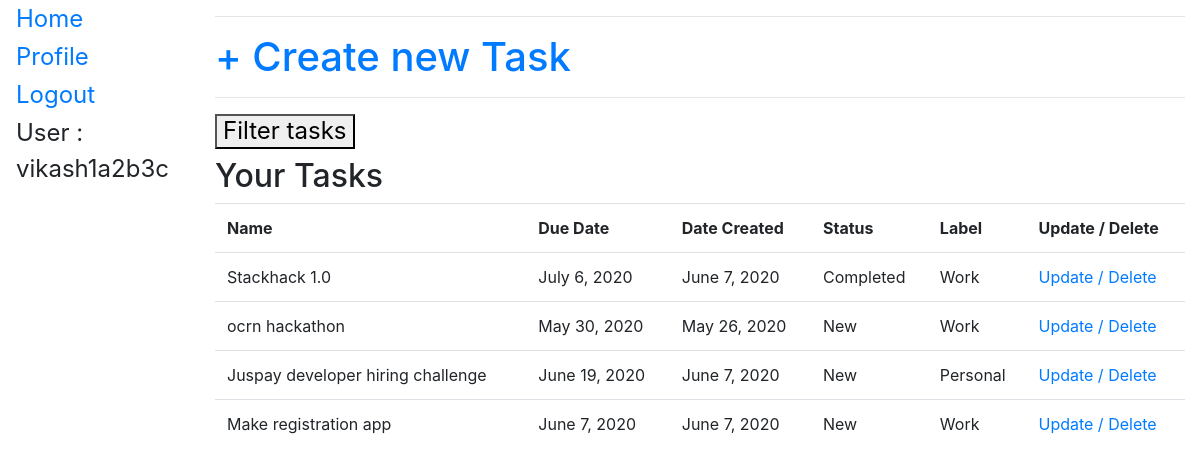
/webapp/user/ (signed in), run on the app's committed database.
### webapp/models.py (models this page shows, shortened)
class Task(models.Model):
    id = models.UUIDField(primary_key=True, default=uuid.uuid4, help_text='Unique ID for this task')
    name = models.CharField(max_length=200, help_text='Enter task name')
    due_date=models.DateField(help_text='Enter due date , format - mm/dd/yyyy ')
    date_created=models.DateField()
    user = models.ForeignKey(User, on_delete=models.SET_NULL,null=True)
    STATUS = (
        ('n', 'New'),
        ('p', 'Progress'),
        ('c', 'Completed'),
    )
    status = models.CharField(
        max_length=1,
        choices=STATUS,
        blank=True,
        default='n',
        help_text='Task status',
    )
    LABEL = (
        ('p', 'Personal'),
        ('w', 'Work'),
        ('s', 'Shopping'),
        ('o', 'Others'),
    )
    label = models.CharField(
        max_length=1,
        choices=LABEL,
        blank=True,
        default='p',
        help_text='Task Label',
    )

### webapp/views.py (the view)
# urls.py: path('user/', views.user_home.as_view(), name='user-home'),
class user_home(LoginRequiredMixin,generic.ListView):
    model = Task
    template_name ='webapp/user_home.html'
    def get_queryset(self):
        query = self.request.GET.get('q')
        status = self.request.GET.get('status')
        label = self.request.GET.get('label')
        due_date = self.request.GET.get('due_date')
        result=Task.objects.filter(user=self.request.user)
        if query :
            result=result.filter(Q(name__icontains=query))
        if status:
            result=result.filter(Q(status__icontains=status))
        if label:
            result=result.filter(Q(label__icontains=label))
        if due_date:
            result=result.filter(due_date__range=[date.today(),due_date])
        return result

### webapp/templates/webapp/user_home.html (shortened to what this page needs)
{% extends "base_generic.html" %}
{% block content %}
    <hr>
    <div class="page-header">
      <h1><a href="task/create/"> + Create new Task</a></h1>
    </div>
    <hr>
    <div>
      <h4><u><button onclick="show_filters()">Filter tasks</button></u></h4>
    </div>
    <h2>Your Tasks</h2>
    {% if task_list %}
      <table class="table">
        <tr>
          <th>Name</th>
          <th>Due Date</th>
          <th>Date Created</th>
          <th>Status</th>
          <th>Label</th>
          <th>Update / Delete</th>
        </tr>
        {% for task in task_list %}
          <tr>
            <td>{{task.name}}</td>
            <td>{{task.due_date}}</td>
            <td>{{task.date_created}}</td>
            <td>{{task.get_status_display}}</td>
            <td>{{task.get_label_display}}</td>
            <td><a href="task/{{task.id}}/update">Update</a><a href="task/{{task.id}}/delete"> / Delete</a></td>
          </tr>
        {% endfor %}
      </table>
    {% else %}
      <p>No tasks to show</p>
    {% endif %}
{% endblock %}
{% block script %}
{% load static %}
{% endblock %}

### webapp/templates/base_generic.html (shortened to what this page needs)
<!DOCTYPE html>
<html lang="en">
<head>
  <link rel="stylesheet" href="https://stackpath.bootstrapcdn.com/bootstrap/4.1.3/css/bootstrap.min.css">
  {% load static %}
  <link rel="stylesheet" href="{% static 'css/style.css' %}">
</head>
<body>
  <div class="container-fluid">
    <div class="row">
      <div class="col-sm-2" style="font-size:24px">
      {% block sidebar %}
        <table class="sidebar-nav">
          {% if user.is_authenticated %}
            <tr><td><a href="{% url 'user-home' %}">Home</a></td></tr>
            <tr><td><a href="{% url 'profile' %}">Profile</a></td></tr>
            <tr><td><a href="{% url 'logout'%}?next={%  url 'user-home' %}">Logout</a></td></tr>
            <tr><td>User : {{user.username}}</td></tr>
          {% else %}
          <tr><td><a href="{% url 'login'%}?next={%  url 'user-home' %}">Login</a></td></tr>
          <tr><td><a href="{% url 'signup'%}?next={%  url 'user-home' %}">Signup</a></td></tr>
          {% endif %}
        </table>
      {% endblock %}
        </div>
        <div class="col-sm-10 ">
          {% block content %}{% endblock %}
      </div>
    </div>
  </div>
</body>
</html>

### data on the page
Task: name "Stackhack 1.0", due_date "July 6, 2020", date_created "June 7, 2020", status "Completed", label "Work"
Task: name "ocrn hackathon", due_date "May 30, 2020", date_created "May 26, 2020", status "New", label "Work"
Task: name "Juspay developer hiring challenge", due_date "June 19, 2020", date_created "June 7, 2020", status "New", label "Personal"
Task: name "Make registration app", due_date "June 7, 2020", date_created "June 7, 2020", status "New", label "Work"

### other printed values
{{ user.username }} "vikash1a2b3c"
